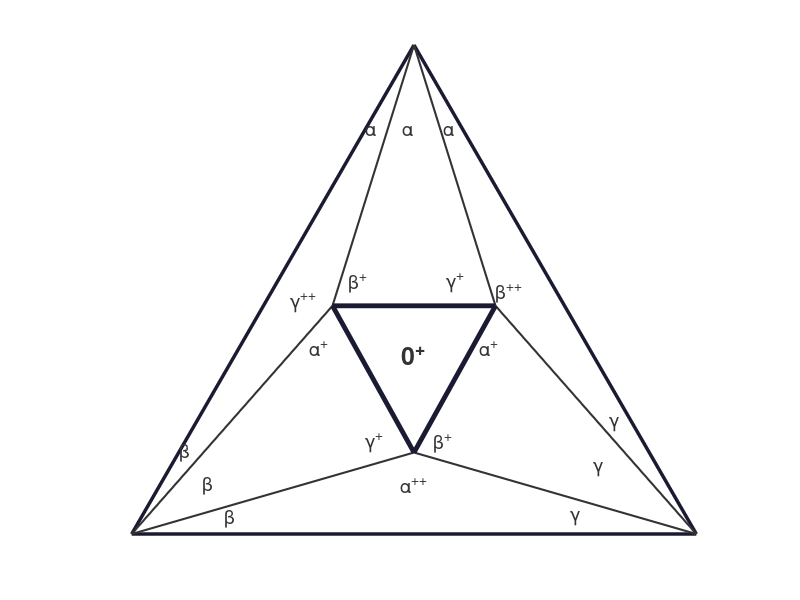

MATLAB code to generate this figure: (Note: this script raises an error after producing the figure.)
clear; clc; close all;

%% Figure 1: Alpha/Beta/Gamma Overview
A1 = [0, 10]; B1 = [-8.66, -5]; C1 = [8.66, -5];     
D1 = [-2.5, 2]; E1 = [2.5, 2]; F1 = [0, -2.5];      
figure('Color', 'w'); hold on; axis equal; axis off;
outerColor = [0.1 0.1 0.2]; auxColor = [0.2 0.2 0.2]; textColor = [0.2 0.2 0.2];
fontSize = 14;
plot([B1(1) A1(1) C1(1) B1(1)], [B1(2) A1(2) C1(2) B1(2)], 'Color', outerColor, 'LineWidth', 2.5);
plot([A1(1) D1(1)], [A1(2) D1(2)], 'Color', auxColor, 'LineWidth', 1.5);
plot([A1(1) E1(1)], [A1(2) E1(2)], 'Color', auxColor, 'LineWidth', 1.5);
plot([B1(1) D1(1)], [B1(2) D1(2)], 'Color', auxColor, 'LineWidth', 1.5);
plot([B1(1) F1(1)], [B1(2) F1(2)], 'Color', auxColor, 'LineWidth', 1.5);
plot([C1(1) E1(1)], [C1(2) E1(2)], 'Color', auxColor, 'LineWidth', 1.5);
plot([C1(1) F1(1)], [C1(2) F1(2)], 'Color', auxColor, 'LineWidth', 1.5);
plot([D1(1) E1(1) F1(1) D1(1)], [D1(2) E1(2) F1(2) D1(2)], 'Color', outerColor, 'LineWidth', 3.5);
text(-.35, 7.4, '\alpha', 'FontSize', fontSize, 'Color', textColor);
text(0.9, 7.4, '\alpha', 'FontSize', fontSize, 'Color', textColor);
text(-1.5, 7.4, '\alpha', 'FontSize', fontSize, 'Color', textColor);
text(-6.5, -3.5, '\beta', 'FontSize', fontSize, 'Color', textColor);
text(-5.8, -4.5, '\beta', 'FontSize', fontSize, 'Color', textColor);
text(-7.2, -2.5, '\beta', 'FontSize', fontSize, 'Color', textColor);
text(5.5, -3, '\gamma', 'FontSize', fontSize, 'Color', textColor);
text(4.8, -4.5, '\gamma', 'FontSize', fontSize, 'Color', textColor);
text(6, -1.6, '\gamma', 'FontSize', fontSize, 'Color', textColor);
text(-3.8, 2.1, '\gamma^{++}', 'FontSize', fontSize, 'Color', textColor);
text(2.5, 2.4, '\beta^{++}', 'FontSize', fontSize, 'Color', textColor);
text(0, -3.5, '\alpha^{++}', 'FontSize', fontSize, 'Color', textColor, 'HorizontalAlignment', 'center');
text(-3.2, 0.7, '\alpha^+', 'FontSize', fontSize, 'Color', textColor);
text(-2, 2.7, '\beta^+', 'FontSize', fontSize, 'Color', textColor);
text(2, 0.7, '\alpha^+', 'FontSize', fontSize, 'Color', textColor);
text(1, 2.7, '\gamma^+', 'FontSize', fontSize, 'Color', textColor);
text(-1.5, -2.2, '\gamma^+', 'FontSize', fontSize, 'Color', textColor);
text(0.6, -2.2, '\beta^+', 'FontSize', fontSize, 'Color', textColor);
text(0, 0.5, '0^+', 'FontSize', 18, 'FontWeight', 'bold', 'HorizontalAlignment', 'center', 'Color', textColor);
hold off;

%% Figure 2: The S-Circle Construction
alpha1 = 15 * pi/180; alpha2 = 20 * pi/180; alpha3 = 25 * pi/180;
L = 4;
P1 = [0, -L/sqrt(3)]; P2 = [L/2, L/(2*sqrt(3))]; P3 = [-L/2, L/(2*sqrt(3))];
[O1, r1, Q1, R1] = buildReverseCircle([0,0], P2, P3, alpha1);
[O2, r2, Q2, R2] = buildReverseCircle([0,0], P3, P1, alpha2);
[O3, r3, Q3, R3] = buildReverseCircle([0,0], P1, P2, alpha3);
X1 = getIntersect(Q1, R2, R1, Q3);
X2 = getIntersect(Q2, R3, R2, Q1);
X3 = getIntersect(Q3, R1, R3, Q2);
figure('Color', 'w', 'Position', [100, 100, 850, 850]); hold on; axis equal; axis off;
color_S1 = [0.25, 0.40, 0.70]; color_S2 = [0.30, 0.55, 0.35]; color_S3 = [0.55, 0.35, 0.65]; 
color_lines = [0.80, 0.60, 0.20]; color_fill = [0.95, 0.92, 0.85];
drawCircle(O1, r1, color_S1); drawCircle(O2, r2, color_S2); drawCircle(O3, r3, color_S3);
plot([X1(1), X2(1), X3(1), X1(1)], [X1(2), X2(2), X3(2), X1(2)], 'k', 'LineWidth', 2.5);
patch([P1(1), P2(1), P3(1)], [P1(2), P2(2), P3(2)], color_fill, 'EdgeColor', 'none');
plot([P1(1), P2(1), P3(1), P1(1)], [P1(2), P2(2), P3(2), P1(2)], '--', 'Color', color_lines, 'LineWidth', 1.5);
text(X1(1), X1(2) + 0.4, 'X_1', 'FontSize', 16, 'FontWeight', 'bold');
text(P1(1), P1(2) - 0.4, 'P_1', 'FontSize', 14, 'FontWeight', 'bold');
hold off;

%% Figure 3: Angular Sectors at Vertex E
A3 = [0, 10]; B3 = [-8.66, -5]; C3 = [8.66, -5]; E3 = [2.5, 2];
figure('Color', 'w'); hold on; axis equal; axis off;
r_arc = 1.5; cx = E3(1); cy = E3(2);
th_A = atan2(A3(2)-cy, A3(1)-cx); th_D = pi; th_C = atan2(C3(2)-cy, C3(1)-cx); th_F = atan2(-2.5-cy, 0-cx);
fill([cx, cx + r_arc*cos(linspace(th_A, th_D, 50)), cx], [cy, cy + r_arc*sin(linspace(th_A, th_D, 50)), cy], [0.82, 0.88, 0.93], 'EdgeColor', 'none');
fill([cx, cx + r_arc*cos(linspace(th_C, th_A, 50)), cx], [cy, cy + r_arc*sin(linspace(th_C, th_A, 50)), cy], [0.88, 0.84, 0.89], 'EdgeColor', 'none');
plot([B3(1) A3(1) C3(1) B3(1)], [B3(2) A3(2) C3(2) B3(2)], 'Color', [0.1 0.1 0.2], 'LineWidth', 2.5);
text(1.1, 1.2, '0^+', 'FontSize', 18, 'FontWeight', 'bold', 'Color', textColor);
hold off;

%% Figure 4: Unit Circle Chord Intersections
figure('Color', 'w', 'Position', [150, 150, 800, 800]); hold on; axis equal; axis off;
g_circ = [0.65, 0.65, 0.70]; m_edg = [0.15, 0.12, 0.15]; b_ln = [0.35, 0.45, 0.65];
p_ln = [0.55, 0.40, 0.60]; o_ln = [0.85, 0.55, 0.25]; i_fll = [0.90, 0.82, 0.82]; i_edg = [0.65, 0.35, 0.35];
get_pt = @(ang) [cosd(ang), sind(ang)];
A4 = get_pt(-5); B4 = get_pt(85); C4 = get_pt(205);
Pp1 = get_pt(50); Pp2 = get_pt(22); Po1 = get_pt(260);
x_pt = intersectLines(C4, Pp1, B4, Po1);
y_pt = intersectLines(C4, Pp2, B4, Po1);
Pb1 = intersectCircle(A4, x_pt);
Pb2 = intersectCircle(A4, y_pt);
z_pt = intersectLines(A4, Pb1, C4, Pp2);
Po2 = intersectCircle(B4, z_pt);
theta = linspace(0, 360, 300);
plot(cosd(theta), sind(theta), 'Color', g_circ, 'LineWidth', 1.5);
fill([x_pt(1), y_pt(1), z_pt(1)], [x_pt(2), y_pt(2), z_pt(2)], i_fll, 'EdgeColor', 'none');
plot([A4(1), Pb1(1)], [A4(2), Pb1(2)], 'Color', b_ln, 'LineWidth', 1.5);
plot([A4(1), Pb2(1)], [A4(2), Pb2(2)], 'Color', b_ln, 'LineWidth', 1.5);
plot([C4(1), Pp1(1)], [C4(2), Pp1(2)], '--', 'Color', p_ln, 'LineWidth', 1.5);
plot([C4(1), Pp2(1)], [C4(2), Pp2(2)], '--', 'Color', p_ln, 'LineWidth', 1.5);
plot([B4(1), Po1(1)], [B4(2), Po1(2)], '--', 'Color', o_ln, 'LineWidth', 1.5);
plot([B4(1), Po2(1)], [B4(2), Po2(2)], '--', 'Color', o_ln, 'LineWidth', 1.5);
plot([x_pt(1), y_pt(1), z_pt(1), x_pt(1)], [x_pt(2), y_pt(2), z_pt(2), x_pt(2)], 'Color', i_edg, 'LineWidth', 3);
plot([A4(1), B4(1), C4(1), A4(1)], [A4(2), B4(2), C4(2), A4(2)], 'Color', m_edg, 'LineWidth', 3);
text(A4(1)+0.07, A4(2)+0.06, '$a^3$', 'Interpreter', 'latex', 'FontSize', 24);
text(x_pt(1)-0.09, x_pt(2)+0.02, '$x$', 'Interpreter', 'latex', 'FontSize', 18);
xlim([-1.2 1.2]); ylim([-1.2 1.2]);
hold off;

%% Figure 5: Complex Turns
theta_a = -5*pi/180; theta_b = 25*pi/180; theta_c = 70*pi/180;
a = exp(1i*theta_a); b = exp(1i*theta_b); c = exp(1i*theta_c); w = exp(1i*2*pi/3);
figure('Color', 'w'); hold on; axis equal; axis off;
plot(cos(linspace(0, 2*pi, 200)), sin(linspace(0, 2*pi, 200)), 'k', 'LineWidth', 1.2);
plot(real([a^3, b^3, c^3, a^3]), imag([a^3, b^3, c^3, a^3]), 'k', 'LineWidth', 2);
text(real(a^3)*1.15, imag(a^3)*1.15, '$a^3$', 'Interpreter', 'latex', 'FontSize', 16, 'Color', 'k');
hold off;

%% Local Functions
function [O, r, Q, R] = buildReverseCircle(Pc, A, B, alpha)
    M = (A + B) / 2; AB = B - A; N = [-AB(2), AB(1)]; N = N / norm(N);
    if dot(N, M - Pc) < 0, N = -N; end
    O = M + (norm(AB)/2) * cot(alpha) * N; r = norm(A - O);
    phi_A = atan2(A(2) - O(2), A(1) - O(1)); phi_B = atan2(B(2) - O(2), B(1) - O(1));
    delta = mod(phi_B - phi_A + pi, 2*pi) - pi;
    Q = O + r * [cos(phi_B + delta), sin(phi_B + delta)];
    R = O + r * [cos(phi_A - delta), sin(phi_A - delta)];
end
function pt = getIntersect(P1, P2, P3, P4)
    A_mat = [P2(2)-P1(2), P1(1)-P2(1); P4(2)-P3(2), P3(1)-P4(1)];
    b_vec = [A_mat(1,1)*P1(1) + A_mat(1,2)*P1(2); A_mat(2,1)*P3(1) + A_mat(2,2)*P3(2)];
    pt = (A_mat \ b_vec)';
end
function drawCircle(O, r, color)
    t = linspace(0, 2*pi, 200); plot(O(1) + r*cos(t), O(2) + r*sin(t), 'Color', color, 'LineWidth', 1.5);
end
function P = intersectLines(p1, p2, p3, p4)
    den = (p1(1)-p2(1))*(p3(2)-p4(2)) - (p1(2)-p2(2))*(p3(1)-p4(1));
    P(1) = ((p1(1)*p2(2) - p1(2)*p2(1))*(p3(1)-p4(1)) - (p1(1)-p2(1))*(p3(1)*p4(2) - p3(2)*p4(1))) / den;
    P(2) = ((p1(1)*p2(2) - p1(2)*p2(1))*(p3(2)-p4(2)) - (p1(2)-p2(2))*(p3(1)*p4(2) - p3(2)*p4(1))) / den;
end
function P_ext = intersectCircle(p_start, p_through)
    v = p_through - p_start;
    t = -2 * (p_start(1)*v(1) + p_start(2)*v(2)) / (v(1)^2 + v(2)^2);
    P_ext = p_start + t * v;
end
